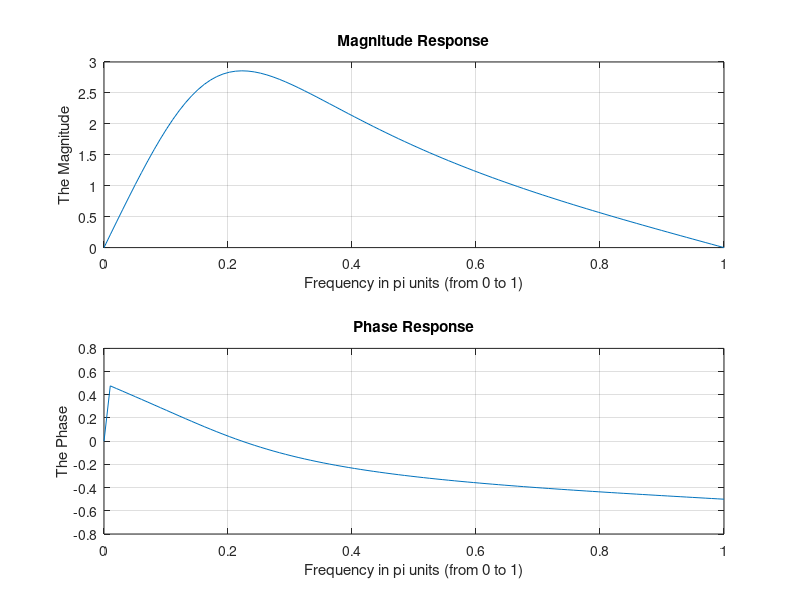
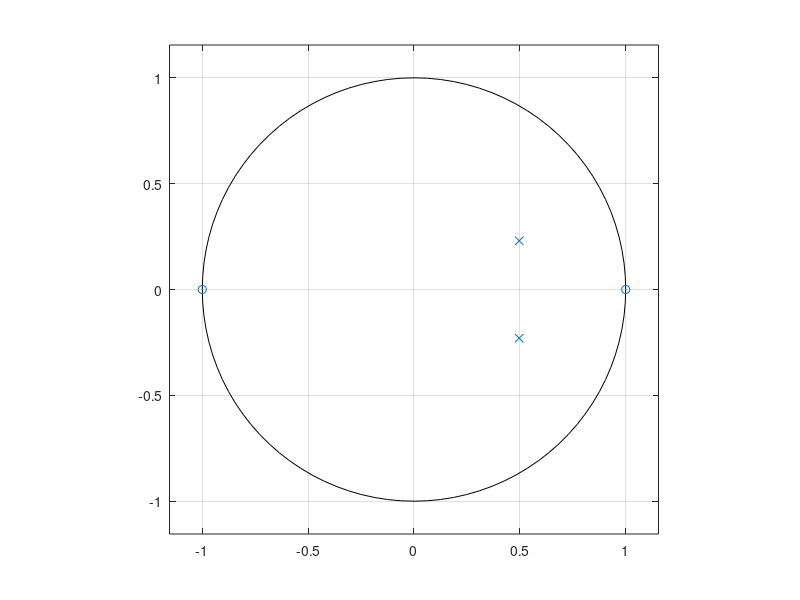
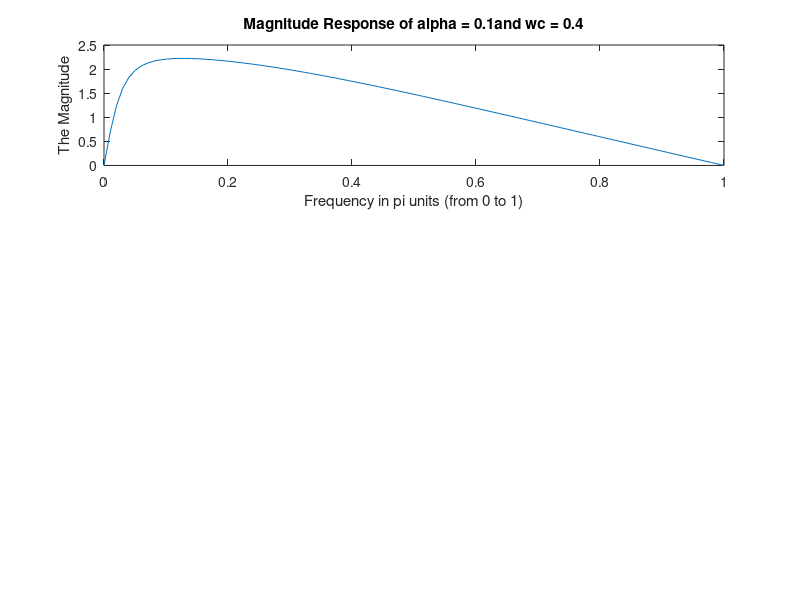

These charts were generated, in order, by the following MATLAB code: (Note: this script raises an error after producing the figures.)
%% Question 05 [16 points]
%we have assumed the values of alpha and wc
alpha = 0.3; wc = 0.7;
b = [1 0 -1]; %This is the numerator of H(z)
a = [1 -(1+alpha)*cos(wc) alpha]; %This is the denominator of H(z)
w = linspace(0,pi); %This is the p point vector for inserting in the freqz function
H_ejw = freqz(b,a,w); %freqz accepts the filter coefficient 
% vectors b and a, and an integer w specifying the number of points 
% at which to calculate the frequency response. 
Mag = abs(H_ejw); Angle_Hejw = angle(H_ejw); 
figure;
subplot(2,1,1)
plot(w/pi,Mag);
xlabel("Frequency in pi units (from 0 to 1)");
ylabel("The Magnitude");
title("Magnitude Response")
grid on
subplot(2,1,2);
plot(w/pi,Angle_Hejw/pi);
xlabel("Frequency in pi units (from 0 to 1)");
ylabel("The Phase");
title("Phase Response")
grid on
figure;
zplane(b,a)
%%

alpha = [0.1 0.4 0.8 0.6] ;
wc = [0.4 0.9 0.5 0.2];
for i = 1:4
b = [1 0 -1]; %This is the numerator of H(z)
a = [1 -(1+alpha(i))*cos(wc(i)) alpha(i)]; %This is the denominator of H(z)
w = linspace(0,pi); %This is the p point vector for inserting in the freqz function
H_ejw = freqz(b,a,w); %freqz accepts the filter coefficient 
% vectors b and a, and an integer w specifying the number of points 
% at which to calculate the frequency response. 
Mag = abs(H_ejw); Angle_Hejw = angle(H_ejw); 
figure;
subplot(3,1,1)
plot(w/pi,Mag);
xlabel('Frequency in pi units (from 0 to 1)');
ylabel('The Magnitude');
y_t = ['Magnitude Response of alpha = ' num2str(alpha(i)) 'and wc = ' num2str(wc(i))];
title(y_t)
ax = gca;
ax.FontSize = 8;
grid on
subplot(3,1,2);
plot(w/pi,Angle_Hejw/pi);
xlabel('Frequency in pi units (from 0 to 1)');
ylabel('The Phase');
title('Phase Response')
grid on
subplot(3,1,3)
zplane(b,a)
title(['Pole-Zero of alpha = ' num2str(alpha(i)) 'and wc = ' num2str(wc(i))])
ax = gca;
ax.FontSize = 8;
max(Mag)
end
